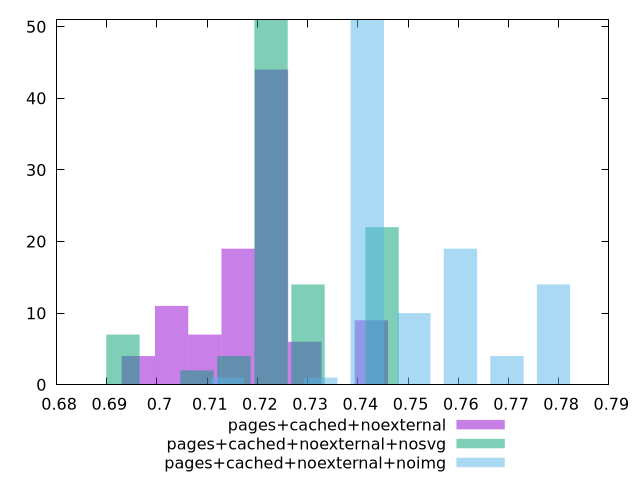

Write gnuplot code to recreate this figure.
$_pagesCachedNoexternal <<EOF
0.6962703101152183 4
0.7227948933577029 44
0.7095326017364606 7
0.729426039168324 6
0.7161637475470818 19
0.7426883307895662 9
0.7029014559258395 11
EOF
$_pagesCachedNoexternalNosvg <<EOF
0.7448268865633767 22
0.7227033156753556 51
0.730077839304696 14
0.7079542684166749 2
0.6932052211579942 7
0.7153287920460153 4
EOF
$_pagesCachedNoexternalNoimg <<EOF
0.7511540407831985 10
0.7789745608122058 14
0.7604275474595342 19
0.7418805341068626 51
0.76970105413587 4
0.7326070274305269 1
0.7140600140778554 1
EOF
set key outside below
set terminal pngcairo
set output "report_00004_2020-11-02T20-21-41.718Z/performance_score/performance_score_pages+cached+noexternal_pages+cached+noexternal+nosvg_pages+cached+noexternal+noimg+hist.png"
set boxwidth 0.006631145810621127
set style fill transparent solid 0.5 noborder
set yrange [0:51]
plot $_pagesCachedNoexternal title "pages+cached+noexternal" with boxes ,$_pagesCachedNoexternalNosvg title "pages+cached+noexternal+nosvg" with boxes ,$_pagesCachedNoexternalNoimg title "pages+cached+noexternal+noimg" with boxes ,
